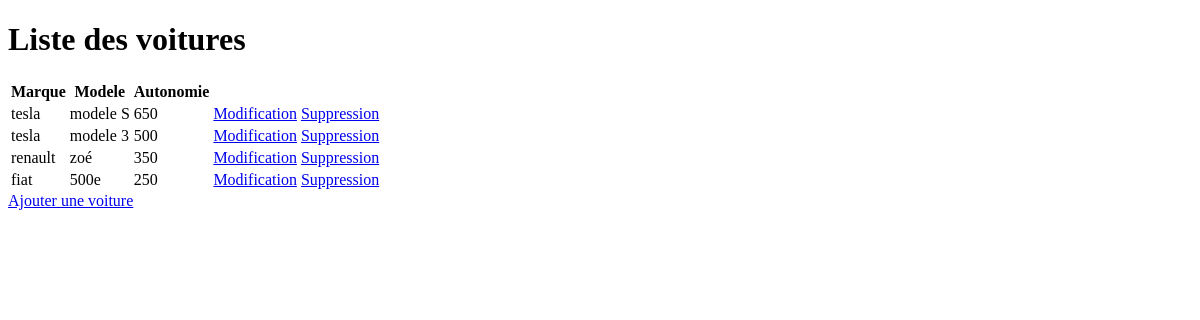
Before: /voitures with the older database file.
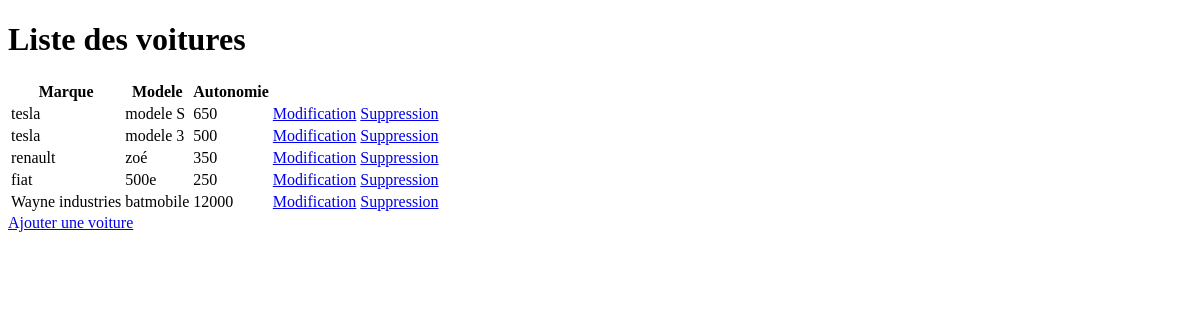
After: the same page with the newer database file.
### tables this page shows
CREATE TABLE voitures(
id INTEGER PRIMARY KEY AUTOINCREMENT,
marque TEXT NOT NULL,
modele TEXT NOT NULL,
autonomie INTEGER NOT NULL);

### app.py (the view)
@app.route('/voitures')
def voitures():
    voitures_list=query_db("SELECT * FROM voitures")
    return render_template("voitures.html",voitures_list=voitures_list)

### app.py (called while the page is built)
def get_db():
    db = getattr(g, '_database', None)
    if db is None:
        db = g._database = sqlite3.connect(DATABASE)
        db.row_factory = sqlite3.Row
    return db

def query_db(query, args=(), one=False):
    cur = get_db().execute(query, args)
    rv = cur.fetchall()
    cur.close()
    return (rv[0] if rv else None) if one else rv

@app.teardown_appcontext
def close_connection(exception):
    db = getattr(g, '_database', None)
    if db is not None:
        db.close()

### templates/voitures.html
{% extends "base.html" %}
{% block titre %}Liste des voitures{% endblock %}
{% block contenu %}
<table>
    <tr>
        <th>Marque</th>
        <th>Modele</th>
        <th>Autonomie</th>
    </tr>
    {% for voitures in voitures_list %}
    <tr>
        <td>{{voitures.marque}}</td>
        <td>{{voitures.modele}}</td>
        <td>{{voitures.autonomie}}</td>
        <td>
            <a href="./update/{{voitures.id}}">Modification</a>
            <a href="./delete/{{voitures.id}}">Suppression</a>
        </td>
    </tr>
    {% endfor %}
</table>
<a href="./create">Ajouter une voiture</a>
{% endblock %}

### templates/base.html (shortened to what this page needs)
<!DOCTYPE html>
<html>
    <head>
    </head>
    <body>
        <h1>{% block titre %}Mon titre{% endblock %}</h1>
        {% block contenu %}Mon contenu{% endblock %}
    </body>
</html>

Changed rows visible on the page:
added voitures: marque "Wayne industries", modele "batmobile", autonomie "12000"
